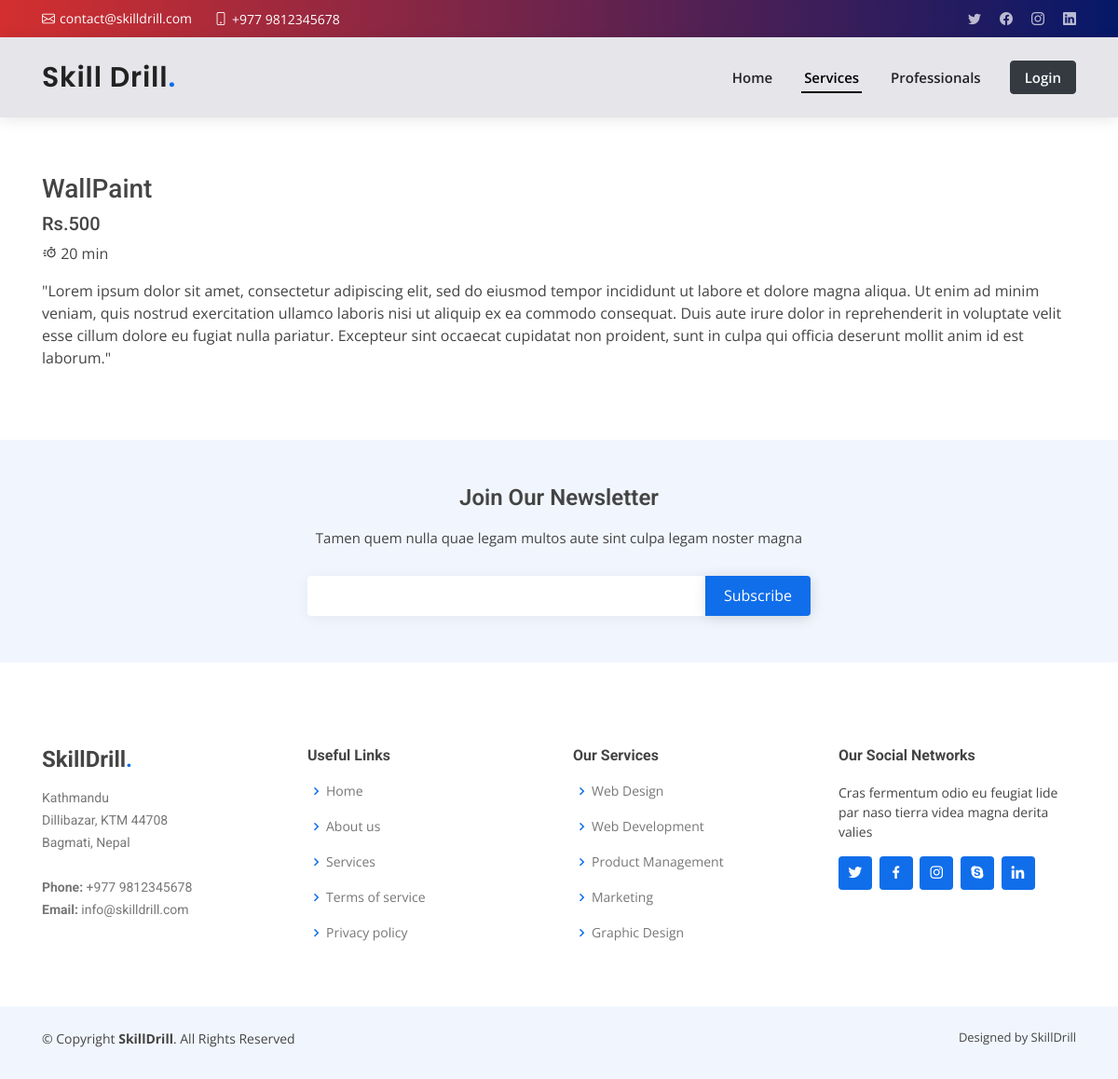
/locations/Kathmandu/WallPaint, run on the app's committed database.
### locations/models.py (models this page shows, shortened)
class Services(models.Model):
    category = models.CharField(choices=CATEGORY_CHOICES, null=True, max_length=30)
    title = models.CharField(max_length=200)
    charge = models.IntegerField()
    time = models.IntegerField(null=True)
    description = models.CharField(max_length=2000, null=True)
    manager = models.CharField(max_length=100)
    location = models.ManyToManyField(
        Location, blank=True, related_name="services")

### locations/views.py (the view)
# urls.py: path('<str:location_name>/<str:service_name>', views.service, name="service")
def service(request, service_name, location_name):
    services = Services.objects.get(title=service_name)
    locations = Location.objects.get(location=location_name)
    return render(request, "locations/service.html",{
        "services":services, "locations":locations
    })

### locations/templates/locations/service.html (shortened to what this page needs)
{% extends 'layout.html' %}
{% load static %}
{% block body %}
{% include 'servicesNavbar.html' %}
<section id="featured-services" class="featured-services">
        <div class="container rounded">
          <h3>{{ services.title }}</h3>
          <h5>Rs.{{ services.charge }}</h5>
          <p>
            <i class="bx bx-timer"></i>
            {{ services.time }} min</p>
          <p>{{ services.description }}</p>
        </div>
      </section>
{% endblock %}

### skilldrill/templates/layout.html (shortened to what this page needs)
<!DOCTYPE html>
{% load static %}
<html lang="en">
<head>
<link rel="stylesheet" href="https://maxcdn.bootstrapcdn.com/bootstrap/4.0.0/css/bootstrap.min.css">
<link href="{% static 'vendor/aos/aos.css' %}" rel="stylesheet">
<link href="{% static 'vendor/bootstrap/css/bootstrap.min.css'%}" rel="stylesheet">
<link href="{% static 'vendor/bootstrap-icons/bootstrap-icons.css'%}" rel="stylesheet">
<link href="{% static 'vendor/boxicons/css/boxicons.min.css' %}" rel="stylesheet">
<link href="{% static 'vendor/glightbox/css/glightbox.min.css' %}" rel="stylesheet">
<link href="{% static 'vendor/swiper/swiper-bundle.min.css' %}" rel="stylesheet">
<link href="https://maxcdn.bootstrapcdn.com/font-awesome/4.7.0/css/font-awesome.min.css" rel="stylesheet" />
<link rel="stylesheet" href="{% static 'css/bootstrap/bootstrap.min.css' %}">
<link href="{% static 'css/style.css' %}" rel="stylesheet">
</head>
<body>
{% block body %}
{% endblock %}
  <footer id="footer">
    <div class="footer-newsletter">
      <div class="container">
        <div class="row justify-content-center">
          <div class="col-lg-6">
            <h4>Join Our Newsletter</h4>
            <p>Tamen quem nulla quae legam multos aute sint culpa legam noster magna</p>
            <form action="" method="post">
              <input type="email" name="email"><input type="submit" value="Subscribe">
            </form>
          </div>
        </div>
      </div>
    </div>
    <div class="footer-top">
      <div class="container">
        <div class="row">
          <div class="col-lg-3 col-md-6 footer-contact">
            <h3>SkillDrill<span>.</span></h3>
            <p>
              Kathmandu <br>
              Dillibazar, KTM 44708<br>
              Bagmati, Nepal <br><br>
              <strong>Phone:</strong> +977 9812345678<br>
              <strong>Email:</strong> info@skilldrill.com<br>
            </p>
          </div>
          <div class="col-lg-3 col-md-6 footer-links">
            <h4>Useful Links</h4>
            <ul>
              <li><i class="bx bx-chevron-right"></i> <a href="#">Home</a></li>
              <li><i class="bx bx-chevron-right"></i> <a href="#">About us</a></li>
              <li><i class="bx bx-chevron-right"></i> <a href="#">Services</a></li>
              <li><i class="bx bx-chevron-right"></i> <a href="#">Terms of service</a></li>
              <li><i class="bx bx-chevron-right"></i> <a href="#">Privacy policy</a></li>
            </ul>
          </div>
          <div class="col-lg-3 col-md-6 footer-links">
            <h4>Our Services</h4>
            <ul>
              <li><i class="bx bx-chevron-right"></i> <a href="#">Web Design</a></li>
              <li><i class="bx bx-chevron-right"></i> <a href="#">Web Development</a></li>
              <li><i class="bx bx-chevron-right"></i> <a href="#">Product Management</a></li>
              <li><i class="bx bx-chevron-right"></i> <a href="#">Marketing</a></li>
              <li><i class="bx bx-chevron-right"></i> <a href="#">Graphic Design</a></li>
            </ul>
          </div>
          <div class="col-lg-3 col-md-6 footer-links">
            <h4>Our Social Networks</h4>
            <p>Cras fermentum odio eu feugiat lide par naso tierra videa magna derita valies</p>
            <div class="social-links mt-3">
              <a href="#" class="twitter"><i class="bx bxl-twitter"></i></a>
              <a href="#" class="facebook"><i class="bx bxl-facebook"></i></a>
              <a href="#" class="instagram"><i class="bx bxl-instagram"></i></a>
              <a href="#" class="google-plus"><i class="bx bxl-skype"></i></a>
              <a href="#" class="linkedin"><i class="bx bxl-linkedin"></i></a>
            </div>
          </div>
        </div>
      </div>
    </div>
    <div class="container py-4">
      <div class="copyright">
        &copy; Copyright <strong><span>SkillDrill</span></strong>. All Rights Reserved
      </div>
      <div class="credits">
        Designed by SkillDrill</a>
      </div>
    </div>
  </footer>
</body>
</html>

### skilldrill/templates/servicesNavbar.html (shortened to what this page needs)
{% load static %}
<section id="topbar" class="d-flex align-items-center ">
  <div class="container d-flex justify-content-center justify-content-md-between">
    <div class="contact-info d-flex align-items-center">
      <i class="bi bi-envelope d-flex align-items-center"><a href="mailto:contact@example.com">contact@skilldrill.com</a></i>
      <i class="bi bi-phone d-flex align-items-center ms-4"><span>+977 9812345678</span></i>
    </div>
    <div class="social-links d-none d-md-flex align-items-center">
      <a href="#" class="twitter"><i class="bi bi-twitter"></i></a>
      <a href="#" class="facebook"><i class="bi bi-facebook"></i></a>
      <a href="#" class="instagram"><i class="bi bi-instagram"></i></a>
      <a href="#" class="linkedin"><i class="bi bi-linkedin"></i></a>
    </div>
  </div>
</section>
<header id="header" class="d-flex align-items-center blur-backdrop-filter">
  <div class="container d-flex align-items-center justify-content-between">
    <h1 class="logo"><a href="{% url 'home' %}">Skill Drill<span>.</span></a></h1>
    <nav id="navbar" class="navbar">
      <ul>
        <li><a class="nav-link scrollto" href="/">Home</a></li>
        <li><a class="nav-link scrollto active" href="#featured-services">Services</a></li>
        <li><a class="nav-link scrollto " href="#professionals">Professionals</a></li>
        <li><button type="button" class="btn btn-dark">
          <a class="text text-light" href="#login">Login</a>
        </button></li>
      </ul>
    </nav>
  </div>
</header>

### data on the page
Services: title "WallPaint", charge "500", time "20", description "\"Lorem ipsum dolor sit amet, consectetur adipiscing elit, sed do eiusmod tempor incididunt ut labore et dolore magna aliqua. Ut enim ad minim veniam, quis nostrud exercitation ullamco laboris nisi ut aliquip ex ea commodo consequat. Duis aute irure dolor in reprehenderit in voluptate velit esse cillum dolore eu fugiat nulla pariatur. Excepteur sint occaecat cupidatat non proident, sunt in culpa qui officia deserunt mollit anim id est laborum.\""
